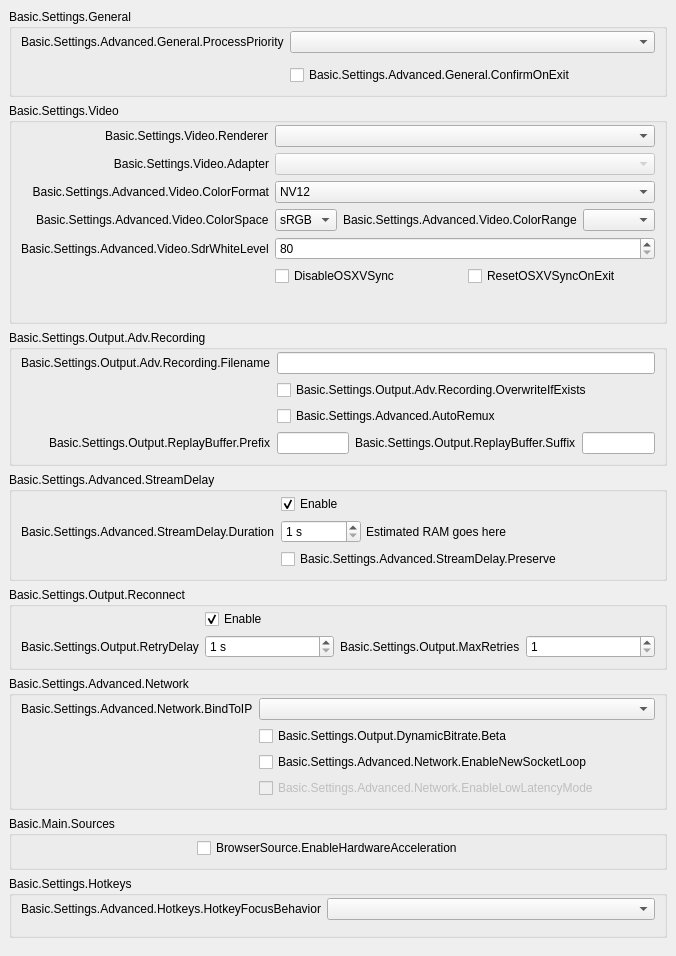
           <widget class="QWidget" name="scrollAreaWidgetContents">
            <property name="geometry">
             <rect>
              <x>0</x>
              <y>0</y>
              <width>609</width>
              <height>870</height>
             </rect>
            </property>
            <layout class="QVBoxLayout" name="verticalLayout_23">
             <property name="leftMargin">
              <number>0</number>
             </property>
             <property name="topMargin">
              <number>0</number>
             </property>
             <property name="rightMargin">
              <number>0</number>
             </property>
             <property name="bottomMargin">
              <number>9</number>
             </property>
             <item>
              <widget class="QFrame" name="widget_11">
               <layout class="QVBoxLayout" name="verticalLayout_24">
                <item>
                 <widget class="QGroupBox" name="advancedGeneralGroupBox">
                  <property name="title">
                   <string>Basic.Settings.General</string>
                  </property>
                  <layout class="QFormLayout" name="formLayout_22">
                   <property name="fieldGrowthPolicy">
                    <enum>QFormLayout::AllNonFixedFieldsGrow</enum>
                   </property>
                   <property name="labelAlignment">
                    <set>Qt::AlignRight|Qt::AlignTrailing|Qt::AlignVCenter</set>
                   </property>
                   <property name="topMargin">
                    <number>2</number>
                   </property>
                   <item row="0" column="0">
                    <widget class="QLabel" name="processPriorityLabel">
                     <property name="text">
                      <string>Basic.Settings.Advanced.General.ProcessPriority</string>
                     </property>
                     <property name="buddy">
                      <cstring>processPriority</cstring>
                     </property>
                    </widget>
                   </item>
                   <item row="0" column="1">
                    <widget class="QComboBox" name="processPriority"/>
                   </item>
                   <item row="1" column="0">
                    <spacer name="horizontalSpacer_13">
                     <property name="orientation">
                      <enum>Qt::Horizontal</enum>
                     </property>
                     <property name="sizeHint" stdset="0">
                      <size>
                       <width>170</width>
                       <height>0</height>
                      </size>
                     </property>
                    </spacer>
                   </item>
                   <item row="2" column="1">
                    <widget class="QCheckBox" name="confirmOnExit">
                     <property name="text">
                      <string>Basic.Settings.Advanced.General.ConfirmOnExit</string>
                     </property>
                    </widget>
                   </item>
                  </layout>
                 </widget>
                </item>
                <item>
                 <widget class="QGroupBox" name="advancedVideoContainer">
                  <property name="title">
                   <string>Basic.Settings.Video</string>
                  </property>
                  <layout class="QFormLayout" name="formLayout_14">
                   <property name="fieldGrowthPolicy">
                    <enum>QFormLayout::AllNonFixedFieldsGrow</enum>
                   </property>
                   <property name="labelAlignment">
                    <set>Qt::AlignRight|Qt::AlignTrailing|Qt::AlignVCenter</set>
                   </property>
                   <property name="topMargin">
                    <number>2</number>
                   </property>
                   <item row="0" column="0">
                    <widget class="QLabel" name="rendererLabel">
                     <property name="text">
                      <string>Basic.Settings.Video.Renderer</string>
                     </property>
                     <property name="buddy">
                      <cstring>renderer</cstring>
                     </property>
                    </widget>
                   </item>
                   <item row="0" column="1">
                    <widget class="QComboBox" name="renderer">
                     <property name="currentText">
                      <string notr="true"/>
                     </property>
                    </widget>
                   </item>
                   <item row="1" column="0">
                    <widget class="QLabel" name="adapterLabel">
                     <property name="text">
                      <string>Basic.Settings.Video.Adapter</string>
                     </property>
                     <property name="alignment">
                      <set>Qt::AlignRight|Qt::AlignTrailing|Qt::AlignVCenter</set>
                     </property>
                     <property name="buddy">
                      <cstring>adapter</cstring>
                     </property>
                    </widget>
                   </item>
                   <item row="1" column="1">
                    <widget class="QComboBox" name="adapter">
                     <property name="enabled">
                      <bool>false</bool>
                     </property>
                     <property name="currentText">
                      <string notr="true"/>
                     </property>
                    </widget>
                   </item>
                   <item row="2" column="0">
                    <widget class="QLabel" name="label_30">
                     <property name="minimumSize">
                      <size>
                       <width>0</width>
                       <height>0</height>
                      </size>
                     </property>
                     <property name="text">
                      <string>Basic.Settings.Advanced.Video.ColorFormat</string>
                     </property>
                     <property name="alignment">
                      <set>Qt::AlignRight|Qt::AlignTrailing|Qt::AlignVCenter</set>
                     </property>
                     <property name="buddy">
                      <cstring>colorFormat</cstring>
                     </property>
                    </widget>
                   </item>
                   <item row="2" column="1">
                    <widget class="QComboBox" name="colorFormat">
                     <item>
                      <property name="text">
                       <string notr="true">NV12</string>
                      </property>
                     </item>
                     <item>
                      <property name="text">
                       <string notr="true">I420</string>
                      </property>
                     </item>
                     <item>
                      <property name="text">
                       <string>I444</string>
                      </property>
                     </item>
                     <item>
                      <property name="text">
                       <string notr="true">RGB</string>
                      </property>
                     </item>
                    </widget>
                   </item>
                   <item row="3" column="0">
                    <widget class="QLabel" name="label_33">
                     <property name="text">
                      <string>Basic.Settings.Advanced.Video.ColorSpace</string>
                     </property>
                     <property name="buddy">
                      <cstring>colorSpace</cstring>
                     </property>
                    </widget>
                   </item>
                   <item row="3" column="1">
                    <layout class="QHBoxLayout" name="horizontalLayout_20">
                     <property name="leftMargin">
                      <number>0</number>
                     </property>
                     <property name="topMargin">
                      <number>0</number>
                     </property>
                     <property name="rightMargin">
                      <number>0</number>
                     </property>
                     <property name="bottomMargin">
                      <number>0</number>
                     </property>
                     <item>
                      <widget class="QComboBox" name="colorSpace">
                       <item>
                        <property name="text">
                         <string notr="true">sRGB</string>
                        </property>
                       </item>
                       <item>
                        <property name="text">
                         <string notr="true">709</string>
                        </property>
                       </item>
                       <item>
                        <property name="text">
                         <string notr="true">601</string>
                        </property>
                       </item>
                      </widget>
                     </item>
                     <item>
                      <widget class="QLabel" name="label_34">
                       <property name="sizePolicy">
                        <sizepolicy hsizetype="Maximum" vsizetype="Preferred">
                         <horstretch>0</horstretch>
                         <verstretch>0</verstretch>
                        </sizepolicy>
                       </property>
                       <property name="text">
                        <string>Basic.Settings.Advanced.Video.ColorRange</string>
                       </property>
                       <property name="buddy">
                        <cstring>colorRange</cstring>
                       </property>
                      </widget>
                     </item>
                     <item>
                      <widget class="QComboBox" name="colorRange"/>
                     </item>
                    </layout>
                   </item>
                   <item row="4" column="0">
                    <widget class="QLabel" name="label_sdrWhiteLevel">
                     <property name="text">
                      <string>Basic.Settings.Advanced.Video.SdrWhiteLevel</string>
                     </property>
                     <property name="buddy">
                      <cstring>sdrWhiteLevel</cstring>
                     </property>
                    </widget>
                   </item>
                   <item row="4" column="1">
                    <layout class="QHBoxLayout" name="horizontalLayout_sdrPaperWhite">
                     <property name="leftMargin">
                      <number>0</number>
                     </property>
                     <property name="topMargin">
                      <number>0</number>
                     </property>
                     <property name="rightMargin">
                      <number>0</number>
                     </property>
                     <property name="bottomMargin">
                      <number>0</number>
                     </property>
                     <item>
                      <widget class="QSpinBox" name="sdrWhiteLevel">
                       <property name="minimum">
                        <number>80</number>
                       </property>
                       <property name="maximum">
                        <number>480</number>
                       </property>
                      </widget>
                     </item>
                    </layout>
                   </item>
                   <item row="5" column="1">
                    <layout class="QHBoxLayout" name="horizontalLayout_18">
                     <property name="leftMargin">
                      <number>0</number>
                     </property>
                     <property name="topMargin">
                      <number>0</number>
                     </property>
                     <property name="rightMargin">
                      <number>0</number>
                     </property>
                     <property name="bottomMargin">
                      <number>0</number>
                     </property>
                     <item>
                      <widget class="QCheckBox" name="disableOSXVSync">
                       <property name="text">
                        <string>DisableOSXVSync</string>
                       </property>
                      </widget>
                     </item>
                     <item>
                      <widget class="QCheckBox" name="resetOSXVSync">
                       <property name="text">
                        <string>ResetOSXVSyncOnExit</string>
                       </property>
                      </widget>
                     </item>
                    </layout>
                   </item>
                   <item row="6" column="0">
                    <spacer name="horizontalSpacer_12">
                     <property name="orientation">
                      <enum>Qt::Horizontal</enum>
                     </property>
                     <property name="sizeHint" stdset="0">
                      <size>
                       <width>170</width>
                       <height>20</height>
                      </size>
                     </property>
                    </spacer>
                   </item>
                  </layout>
                 </widget>
                </item>
                <item>
                 <widget class="QGroupBox" name="groupBox_6">
                  <property name="title">
                   <string>Basic.Settings.Output.Adv.Recording</string>
                  </property>
                  <layout class="QFormLayout" name="formLayout_17">
                   <property name="fieldGrowthPolicy">
                    <enum>QFormLayout::AllNonFixedFieldsGrow</enum>
                   </property>
                   <property name="labelAlignment">
                    <set>Qt::AlignRight|Qt::AlignTrailing|Qt::AlignVCenter</set>
                   </property>
                   <property name="topMargin">
                    <number>2</number>
                   </property>
                   <item row="0" column="0">
                    <widget class="QLabel" name="label_7">
                     <property name="text">
                      <string>Basic.Settings.Output.Adv.Recording.Filename</string>
                     </property>
                     <property name="buddy">
                      <cstring>filenameFormatting</cstring>
                     </property>
                    </widget>
                   </item>
                   <item row="0" column="1">
                    <widget class="QLineEdit" name="filenameFormatting"/>
                   </item>
                   <item row="1" column="1">
                    <widget class="QCheckBox" name="overwriteIfExists">
                     <property name="text">
                      <string>Basic.Settings.Output.Adv.Recording.OverwriteIfExists</string>
                     </property>
                    </widget>
                   </item>
                   <item row="3" column="1">
                    <layout class="QHBoxLayout" name="horizontalLayout_14">
                     <property name="leftMargin">
                      <number>0</number>
                     </property>
                     <property name="topMargin">
                      <number>0</number>
                     </property>
                     <property name="rightMargin">
                      <number>0</number>
                     </property>
                     <property name="bottomMargin">
                      <number>0</number>
                     </property>
                     <item>
                      <widget class="QLineEdit" name="simpleRBPrefix"/>
                     </item>
                     <item>
                      <widget class="QLabel" name="label_58">
                       <property name="text">
                        <string>Basic.Settings.Output.ReplayBuffer.Suffix</string>
                       </property>
                       <property name="buddy">
                        <cstring>simpleRBSuffix</cstring>
                       </property>
                      </widget>
                     </item>
                     <item>
                      <widget class="QLineEdit" name="simpleRBSuffix"/>
                     </item>
                    </layout>
                   </item>
                   <item row="3" column="0">
                    <widget class="QLabel" name="label_57">
                     <property name="text">
                      <string>Basic.Settings.Output.ReplayBuffer.Prefix</string>
                     </property>
                     <property name="buddy">
                      <cstring>simpleRBPrefix</cstring>
                     </property>
                    </widget>
                   </item>
                   <item row="1" column="0">
                    <spacer name="horizontalSpacer_10">
                     <property name="orientation">
                      <enum>Qt::Horizontal</enum>
                     </property>
                     <property name="sizeHint" stdset="0">
                      <size>
                       <width>170</width>
                       <height>20</height>
                      </size>
                     </property>
                    </spacer>
                   </item>
                   <item row="2" column="1">
                    <widget class="QCheckBox" name="autoRemux">
                     <property name="text">
                      <string>Basic.Settings.Advanced.AutoRemux</string>
                     </property>
                    </widget>
                   </item>
                   <item row="2" column="0">
                    <spacer name="horizontalSpacer_16">
                     <property name="orientation">
                      <enum>Qt::Horizontal</enum>
                     </property>
                     <property name="sizeHint" stdset="0">
                      <size>
                       <width>40</width>
                       <height>20</height>
                      </size>
                     </property>
                    </spacer>
                   </item>
                  </layout>
                 </widget>
                </item>
                <item>
                 <widget class="QGroupBox" name="groupBox_5">
                  <property name="title">
                   <string>Basic.Settings.Advanced.StreamDelay</string>
                  </property>
                  <layout class="QFormLayout" name="formLayout_18">
                   <property name="fieldGrowthPolicy">
                    <enum>QFormLayout::AllNonFixedFieldsGrow</enum>
                   </property>
                   <property name="labelAlignment">
                    <set>Qt::AlignRight|Qt::AlignTrailing|Qt::AlignVCenter</set>
                   </property>
                   <property name="topMargin">
                    <number>2</number>
                   </property>
                   <item row="1" column="0">
                    <widget class="QLabel" name="label_56">
                     <property name="text">
                      <string>Basic.Settings.Advanced.StreamDelay.Duration</string>
                     </property>
                     <property name="buddy">
                      <cstring>streamDelaySec</cstring>
                     </property>
                    </widget>
                   </item>
                   <item row="1" column="1">
                    <widget class="QFrame" name="widget_12">
                     <property name="enabled">
                      <bool>true</bool>
                     </property>
                     <layout class="QHBoxLayout" name="horizontalLayout_13">
                      <property name="spacing">
                       <number>5</number>
                      </property>
                      <property name="leftMargin">
                       <number>0</number>
                      </property>
                      <property name="topMargin">
                       <number>0</number>
                      </property>
                      <property name="rightMargin">
                       <number>0</number>
                      </property>
                      <property name="bottomMargin">
                       <number>0</number>
                      </property>
                      <item>
                       <widget class="QSpinBox" name="streamDelaySec">
                        <property name="enabled">
                         <bool>true</bool>
                        </property>
                        <property name="sizePolicy">
                         <sizepolicy hsizetype="Maximum" vsizetype="Fixed">
                          <horstretch>0</horstretch>
                          <verstretch>0</verstretch>
                         </sizepolicy>
                        </property>
                        <property name="minimumSize">
                         <size>
                          <width>80</width>
                          <height>0</height>
                         </size>
                        </property>
                        <property name="suffix">
                         <string notr="true"> s</string>
                        </property>
                        <property name="minimum">
                         <number>1</number>
                        </property>
                        <property name="maximum">
                         <number>1800</number>
                        </property>
                       </widget>
                      </item>
                      <item>
                       <widget class="QLabel" name="streamDelayInfo">
                        <property name="text">
                         <string notr="true">Estimated RAM goes here</string>
                        </property>
                       </widget>
                      </item>
                     </layout>
                    </widget>
                   </item>
                   <item row="2" column="1">
                    <widget class="QCheckBox" name="streamDelayPreserve">
                     <property name="text">
                      <string>Basic.Settings.Advanced.StreamDelay.Preserve</string>
                     </property>
                    </widget>
                   </item>
                   <item row="0" column="1">
                    <widget class="QCheckBox" name="streamDelayEnable">
                     <property name="text">
                      <string>Enable</string>
                     </property>
                     <property name="checked">
                      <bool>true</bool>
                     </property>
                    </widget>
                   </item>
                   <item row="2" column="0">
                    <spacer name="horizontalSpacer_9">
                     <property name="orientation">
                      <enum>Qt::Horizontal</enum>
                     </property>
                     <property name="sizeHint" stdset="0">
                      <size>
                       <width>170</width>
                       <height>20</height>
                      </size>
                     </property>
                    </spacer>
                   </item>
                  </layout>
                 </widget>
                </item>
                <item>
                 <widget class="QGroupBox" name="groupBox_7">
                  <property name="title">
                   <string>Basic.Settings.Output.Reconnect</string>
                  </property>
                  <layout class="QFormLayout" name="formLayout_19">
                   <property name="fieldGrowthPolicy">
                    <enum>QFormLayout::AllNonFixedFieldsGrow</enum>
                   </property>
                   <property name="labelAlignment">
                    <set>Qt::AlignRight|Qt::AlignTrailing|Qt::AlignVCenter</set>
                   </property>
                   <property name="topMargin">
                    <number>2</number>
                   </property>
                   <item row="0" column="1">
                    <widget class="QCheckBox" name="reconnectEnable">
                     <property name="text">
                      <string>Enable</string>
                     </property>
                     <property name="checked">
                      <bool>true</bool>
                     </property>
                    </widget>
                   </item>
                   <item row="1" column="1">
                    <layout class="QHBoxLayout" name="horizontalLayout_19">
                     <property name="leftMargin">
                      <number>0</number>
                     </property>
                     <property name="topMargin">
                      <number>0</number>
                     </property>
                     <property name="rightMargin">
                      <number>0</number>
                     </property>
                     <property name="bottomMargin">
                      <number>0</number>
                     </property>
                     <item>
                      <widget class="QSpinBox" name="reconnectRetryDelay">
                       <property name="suffix">
                        <string> s</string>
                       </property>
                       <property name="minimum">
                        <number>1</number>
                       </property>
                       <property name="maximum">
                        <number>30</number>
                       </property>
                      </widget>
                     </item>
                     <item>
                      <widget class="QLabel" name="label_22">
                       <property name="sizePolicy">
                        <sizepolicy hsizetype="Maximum" vsizetype="Preferred">
                         <horstretch>0</horstretch>
                         <verstretch>0</verstretch>
                        </sizepolicy>
                       </property>
                       <property name="text">
                        <string>Basic.Settings.Output.MaxRetries</string>
                       </property>
                       <property name="buddy">
                        <cstring>reconnectMaxRetries</cstring>
                       </property>
                      </widget>
                     </item>
                     <item>
                      <widget class="QSpinBox" name="reconnectMaxRetries">
                       <property name="minimum">
                        <number>1</number>
                       </property>
                       <property name="maximum">
                        <number>10000</number>
                       </property>
                      </widget>
                     </item>
                    </layout>
                   </item>
                   <item row="1" column="0">
                    <widget class="QLabel" name="label_17">
                     <property name="text">
                      <string>Basic.Settings.Output.RetryDelay</string>
                     </property>
                     <property name="buddy">
                      <cstring>reconnectRetryDelay</cstring>
                     </property>
                    </widget>
                   </item>
                   <item row="0" column="0">
                    <spacer name="horizontalSpacer_8">
                     <property name="orientation">
                      <enum>Qt::Horizontal</enum>
                     </property>
                     <property name="sizeHint" stdset="0">
                      <size>
                       <width>170</width>
                       <height>20</height>
                      </size>
                     </property>
                    </spacer>
                   </item>
                  </layout>
                 </widget>
                </item>
                <item>
                 <widget class="QGroupBox" name="advNetworkGroupBox">
                  <property name="title">
                   <string>Basic.Settings.Advanced.Network</string>
                  </property>
                  <layout class="QFormLayout" name="formLayout_23">
                   <property name="fieldGrowthPolicy">
                    <enum>QFormLayout::AllNonFixedFieldsGrow</enum>
                   </property>
                   <property name="labelAlignment">
                    <set>Qt::AlignRight|Qt::AlignTrailing|Qt::AlignVCenter</set>
                   </property>
                   <property name="topMargin">
                    <number>2</number>
                   </property>
                   <item row="0" column="0">
                    <widget class="QLabel" name="label_27">
                     <property name="text">
                      <string>Basic.Settings.Advanced.Network.BindToIP</string>
                     </property>
                     <property name="buddy">
                      <cstring>bindToIP</cstring>
                     </property>
                    </widget>
                   </item>
                   <item row="0" column="1">
                    <widget class="QComboBox" name="bindToIP"/>
                   </item>
                   <item row="2" column="1">
                    <widget class="QCheckBox" name="enableNewSocketLoop">
                     <property name="text">
                      <string>Basic.Settings.Advanced.Network.EnableNewSocketLoop</string>
                     </property>
                    </widget>
                   </item>
                   <item row="3" column="1">
                    <widget class="QCheckBox" name="enableLowLatencyMode">
                     <property name="enabled">
                      <bool>false</bool>
                     </property>
                     <property name="text">
                      <string>Basic.Settings.Advanced.Network.EnableLowLatencyMode</string>
                     </property>
                    </widget>
                   </item>
                   <item row="2" column="0">
                    <spacer name="horizontalSpacer_7">
                     <property name="orientation">
                      <enum>Qt::Horizontal</enum>
                     </property>
                     <property name="sizeHint" stdset="0">
                      <size>
                       <width>170</width>
                       <height>1</height>
                      </size>
                     </property>
                    </spacer>
                   </item>
                   <item row="1" column="1">
                    <widget class="QCheckBox" name="dynBitrate">
                     <property name="toolTip">
                      <string>Basic.Settings.Output.DynamicBitrate.TT</string>
                     </property>
                     <property name="text">
                      <string>Basic.Settings.Output.DynamicBitrate.Beta</string>
                     </property>
                    </widget>
                   </item>
                  </layout>
                 </widget>
                </item>
                <item>
                 <widget class="QGroupBox" name="sourcesGroup">
                  <property name="title">
                   <string>Basic.Main.Sources</string>
                  </property>
                  <layout class="QFormLayout" name="formLayout_34">
                   <property name="topMargin">
                    <number>2</number>
                   </property>
                   <item row="0" column="0">
                    <spacer name="horizontalSpacer_15">
                     <property name="orientation">
                      <enum>Qt::Horizontal</enum>
                     </property>
                     <property name="sizeHint" stdset="0">
                      <size>
                       <width>170</width>
                       <height>20</height>
                      </size>
                     </property>
                    </spacer>
                   </item>
                   <item row="0" column="1">
                    <widget class="QCheckBox" name="browserHWAccel">
                     <property name="text">
                      <string>BrowserSource.EnableHardwareAcceleration</string>
                     </property>
                    </widget>
                   </item>
                  </layout>
                 </widget>
                </item>
                <item>
                 <widget class="QGroupBox" name="groupBox_17">
                  <property name="title">
                   <string>Basic.Settings.Hotkeys</string>
                  </property>
                  <layout class="QFormLayout" name="formLayout_33">
                   <property name="labelAlignment">
                    <set>Qt::AlignRight|Qt::AlignTrailing|Qt::AlignVCenter</set>
                   </property>
                   <property name="topMargin">
                    <number>2</number>
                   </property>
                   <item row="0" column="0">
                    <widget class="QLabel" name="label_21">
                     <property name="text">
                      <string>Basic.Settings.Advanced.Hotkeys.HotkeyFocusBehavior</string>
                     </property>
                    </widget>
                   </item>
                   <item row="0" column="1">
                    <widget class="QComboBox" name="hotkeyFocusType"/>
                   </item>
                   <item row="1" column="0">
                    <spacer name="horizontalSpacer_14">
                     <property name="orientation">
                      <enum>Qt::Horizontal</enum>
                     </property>
                     <property name="sizeHint" stdset="0">
                      <size>
                       <width>170</width>
                       <height>0</height>
                      </size>
                     </property>
                    </spacer>
                   </item>
                  </layout>
                 </widget>
                </item>
               </layout>
              </widget>
             </item>
            </layout>
           </widget>
